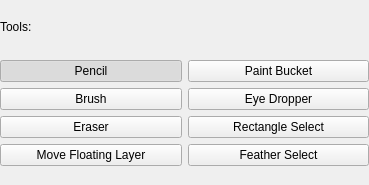
<?xml version="1.0" encoding="UTF-8"?>
<ui version="4.0">
 <class>ToolSelection</class>
 <widget class="QMainWindow" name="ToolSelection">
  <property name="windowModality">
   <enum>Qt::NonModal</enum>
  </property>
  <property name="enabled">
   <bool>true</bool>
  </property>
  <property name="geometry">
   <rect>
    <x>0</x>
    <y>0</y>
    <width>369</width>
    <height>185</height>
   </rect>
  </property>
  <property name="sizePolicy">
   <sizepolicy hsizetype="MinimumExpanding" vsizetype="MinimumExpanding">
    <horstretch>0</horstretch>
    <verstretch>0</verstretch>
   </sizepolicy>
  </property>
  <property name="baseSize">
   <size>
    <width>242</width>
    <height>103</height>
   </size>
  </property>
  <property name="windowTitle">
   <string>BeeDraw</string>
  </property>
  <widget class="QWidget" name="centralwidget">
   <property name="sizePolicy">
    <sizepolicy hsizetype="MinimumExpanding" vsizetype="MinimumExpanding">
     <horstretch>0</horstretch>
     <verstretch>0</verstretch>
    </sizepolicy>
   </property>
   <property name="contextMenuPolicy">
    <enum>Qt::PreventContextMenu</enum>
   </property>
   <layout class="QVBoxLayout">
    <property name="margin">
     <number>0</number>
    </property>
    <item>
     <widget class="QLabel" name="label">
      <property name="text">
       <string>Tools:</string>
      </property>
     </widget>
    </item>
    <item>
     <layout class="QGridLayout">
      <item row="0" column="0">
       <widget class="QPushButton" name="pencil_button">
        <property name="text">
         <string>Pencil</string>
        </property>
        <property name="checkable">
         <bool>true</bool>
        </property>
        <property name="checked">
         <bool>true</bool>
        </property>
        <property name="autoExclusive">
         <bool>true</bool>
        </property>
       </widget>
      </item>
      <item row="0" column="1">
       <widget class="QPushButton" name="paint_bucket_button">
        <property name="text">
         <string>Paint Bucket</string>
        </property>
        <property name="checkable">
         <bool>true</bool>
        </property>
        <property name="checked">
         <bool>false</bool>
        </property>
        <property name="autoExclusive">
         <bool>true</bool>
        </property>
       </widget>
      </item>
      <item row="1" column="0">
       <widget class="QPushButton" name="brush_button">
        <property name="text">
         <string>Brush</string>
        </property>
        <property name="checkable">
         <bool>true</bool>
        </property>
        <property name="autoExclusive">
         <bool>true</bool>
        </property>
       </widget>
      </item>
      <item row="1" column="1">
       <widget class="QPushButton" name="eye_dropper_button">
        <property name="text">
         <string>Eye Dropper</string>
        </property>
        <property name="checkable">
         <bool>true</bool>
        </property>
        <property name="autoExclusive">
         <bool>true</bool>
        </property>
       </widget>
      </item>
      <item row="2" column="1">
       <widget class="QPushButton" name="rectangle_select_button">
        <property name="text">
         <string>Rectangle Select</string>
        </property>
        <property name="checkable">
         <bool>true</bool>
        </property>
        <property name="autoExclusive">
         <bool>true</bool>
        </property>
       </widget>
      </item>
      <item row="3" column="1">
       <widget class="QPushButton" name="feather_select_button">
        <property name="text">
         <string>Feather Select</string>
        </property>
        <property name="checkable">
         <bool>true</bool>
        </property>
        <property name="autoExclusive">
         <bool>true</bool>
        </property>
       </widget>
      </item>
      <item row="2" column="0">
       <widget class="QPushButton" name="eraser_button">
        <property name="text">
         <string>Eraser</string>
        </property>
        <property name="checkable">
         <bool>true</bool>
        </property>
        <property name="autoExclusive">
         <bool>true</bool>
        </property>
       </widget>
      </item>
      <item row="3" column="0">
       <widget class="QPushButton" name="move_selection_button">
        <property name="text">
         <string>Move Floating Layer</string>
        </property>
        <property name="checkable">
         <bool>true</bool>
        </property>
        <property name="autoExclusive">
         <bool>true</bool>
        </property>
       </widget>
      </item>
     </layout>
    </item>
   </layout>
  </widget>
  <widget class="QStatusBar" name="statusbar">
   <property name="enabled">
    <bool>true</bool>
   </property>
   <property name="sizeGripEnabled">
    <bool>false</bool>
   </property>
  </widget>
  <action name="action_File_Open">
   <property name="text">
    <string>Open</string>
   </property>
   <property name="shortcut">
    <string>Ctrl+O</string>
   </property>
  </action>
  <action name="action_File_Play">
   <property name="text">
    <string>Play</string>
   </property>
   <property name="shortcut">
    <string>Ctrl+P</string>
   </property>
  </action>
  <action name="action_File_Connect">
   <property name="text">
    <string>Connect</string>
   </property>
   <property name="shortcut">
    <string>Ctrl+C</string>
   </property>
  </action>
  <action name="action_File_Exit">
   <property name="text">
    <string>Exit</string>
   </property>
   <property name="shortcut">
    <string>Ctrl+Q</string>
   </property>
  </action>
  <action name="action_File_New">
   <property name="text">
    <string>New</string>
   </property>
   <property name="toolTip">
    <string>Create New Document</string>
   </property>
   <property name="shortcut">
    <string>Ctrl+N</string>
   </property>
   <property name="autoRepeat">
    <bool>true</bool>
   </property>
  </action>
  <action name="action_Help_About">
   <property name="text">
    <string>About</string>
   </property>
  </action>
  <action name="Window_Layers">
   <property name="checkable">
    <bool>true</bool>
   </property>
   <property name="checked">
    <bool>true</bool>
   </property>
   <property name="text">
    <string>Layers</string>
   </property>
  </action>
  <action name="action_Edit_Configure">
   <property name="text">
    <string>Configure</string>
   </property>
  </action>
  <action name="Window_Palette">
   <property name="checkable">
    <bool>true</bool>
   </property>
   <property name="checked">
    <bool>true</bool>
   </property>
   <property name="text">
    <string>Palette</string>
   </property>
  </action>
  <action name="Tool_save_default">
   <property name="text">
    <string>Save  all current options as defaults</string>
   </property>
  </action>
  <action name="Tool_load_default">
   <property name="text">
    <string>Set current options to defaults</string>
   </property>
  </action>
  <action name="Tool_save_as">
   <property name="text">
    <string>Save all current tool options as</string>
   </property>
  </action>
  <action name="Tool_load_from">
   <property name="text">
    <string>Load tool options from file</string>
   </property>
  </action>
  <action name="Window_Tool_Options">
   <property name="checkable">
    <bool>true</bool>
   </property>
   <property name="checked">
    <bool>true</bool>
   </property>
   <property name="text">
    <string>Tool Options</string>
   </property>
  </action>
  <action name="action_Window_Save_Window_Positions">
   <property name="text">
    <string>Save Window Positions</string>
   </property>
  </action>
 </widget>
 <resources/>
 <connections/>
</ui>
